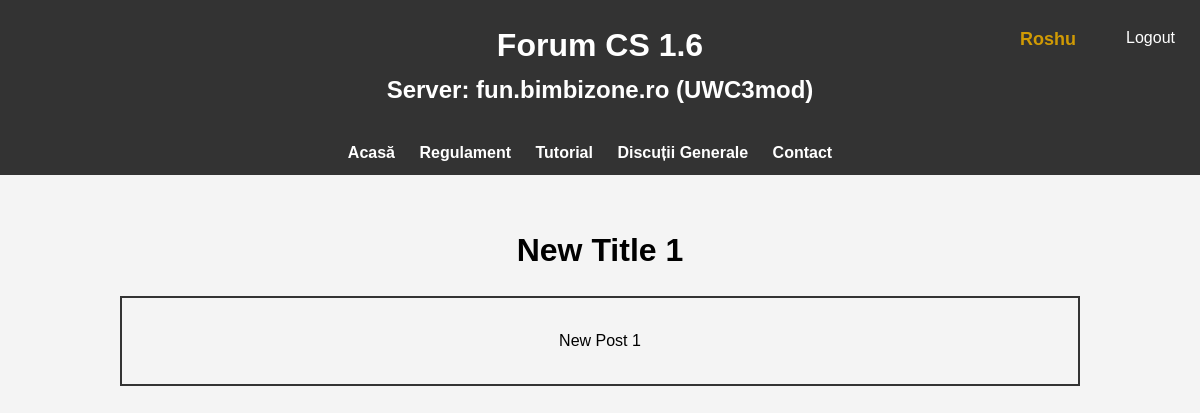
Page /topic/1 (signed in) on the committed database.
### main.py (models this page shows, shortened)
class User(db.Model):
    user_id = db.Column(db.Integer, primary_key=True)
    username = db.Column(db.String(20), nullable=False, unique=True)
    password = db.Column(db.String(80), nullable=False)
    created_at = db.Column(db.DateTime(), default=datetime.now())

class Topic(db.Model):
    topic_id = db.Column(db.Integer, primary_key=True)
    title = db.Column(db.String(100), nullable=False)
    post = db.Column(db.Text, nullable=True)
    user_id = db.Column(db.Integer, db.ForeignKey('user.user_id'), nullable=False)
    user = db.relationship('User', backref=db.backref('topics', lazy='joined'))
    image_ref = db.Column(db.String(100), nullable=True)
    created_at = db.Column(db.DateTime(timezone=True), server_default=func.now())

### main.py (the view)
@app.route('/topic/<int:topic_id>')
def topic_details(topic_id):
    topic = Topic.query.get(topic_id)
    if not topic:
        return redirect(url_for('discutiiGenerale'))
    return render_template('topic_details.html', topic=topic)

### main.py (called while the page is built)
@login_manager.user_loader
def load_user(user_id):
    return db.session.get(User, int(user_id))

### templates/topic_details.html (shortened to what this page needs)
{% extends 'base.html' %}
{% block content%}
<div class="topic-details-container">
    <h1>{{ topic.title }}</h1>
    <p>{{ topic.post }}</p>
</div>
{% endblock %}

### templates/base.html (shortened to what this page needs)
<!DOCTYPE html>
<html lang="en">
<head>
    <link rel="stylesheet" href="{{ url_for('static', filename='main.css') }}">
    <link rel="stylesheet" href="{{ url_for('static', filename='style.css') }}">
    <link rel="stylesheet" href="{{ url_for('static', filename='new-topic.css') }}">
</head>
<body>
<header>
        <h1>Forum CS 1.6</h1>
        <h2>Server: fun.bimbizone.ro (UWC3mod)</h2>
    </header>
    <nav class="nav">
        <ul>
            <li><a href="{{ url_for('home') }}">Acasă</a></li>
            <li><a href="{{ url_for('regulament') }}">Regulament</a></li>
            <li><a href="{{ url_for('tutorial') }}">Tutorial</a></li>
            <li><a href="{{ url_for('discutiiGenerale') }}">Discuții Generale</a></li>
            <li><a href="{{ url_for('contact') }}">Contact</a></li>
            {% if current_user.is_authenticated %}
            <div class="login-container">
                <p>{{ current_user.username.title() }}</p>
                <a href="{{ url_for('logout') }}">Logout</a>
            </div>
            {% else %}
            <div class="login-container">
                <a href="{{ url_for('login') }}">Login</a>
                <a href="{{ url_for('register') }}">Register</a>
            </div>
            {% endif %}
        </ul>
    </nav>
    {% block content %}
    {% endblock %}
</body>
</html>

### static/main.css (style rules this page uses)
.login-container { display: flex; flex-direction: row; position: absolute; top: 10px; right: 10px; }
.login-container p { color: #d09a04; font-weight: bold; font-size: 18px; margin: 15px 35px 0 0; }
.login-container a { padding: 15px; text-decoration: none; color: #ffffff; }

### static/style.css (style rules this page uses)
* { margin: 0; padding: 0; box-sizing: border-box; }
body { font-family: Arial, sans-serif; background-color: #f4f4f4; line-height: 1.6; margin: 0; padding: 0; }
header { background-color: #333; color: #fff; text-align: center; padding: 20px 0; }
nav ul { background-color: #333; list-style: none; text-align: center; padding: 10px 0; }
nav ul li { display: inline; margin-right: 20px; }
nav ul li a { text-decoration: none; color: #fff; font-weight: bold; }

### static/new-topic.css (style rules this page uses)
.topic-details-container { display: flex; flex-direction: column; align-items: center; justify-content: center; text-align: center; margin: 30px 0 0 0; }
.topic-details-container h1 { margin: 20px 0; }
.topic-details-container p { width: 80%; border: 2px solid #333; padding: 30px 50px; }

### rows in the picture
User: username "Roshu"
Topic: title "New Title 1", post "New Post 1"
